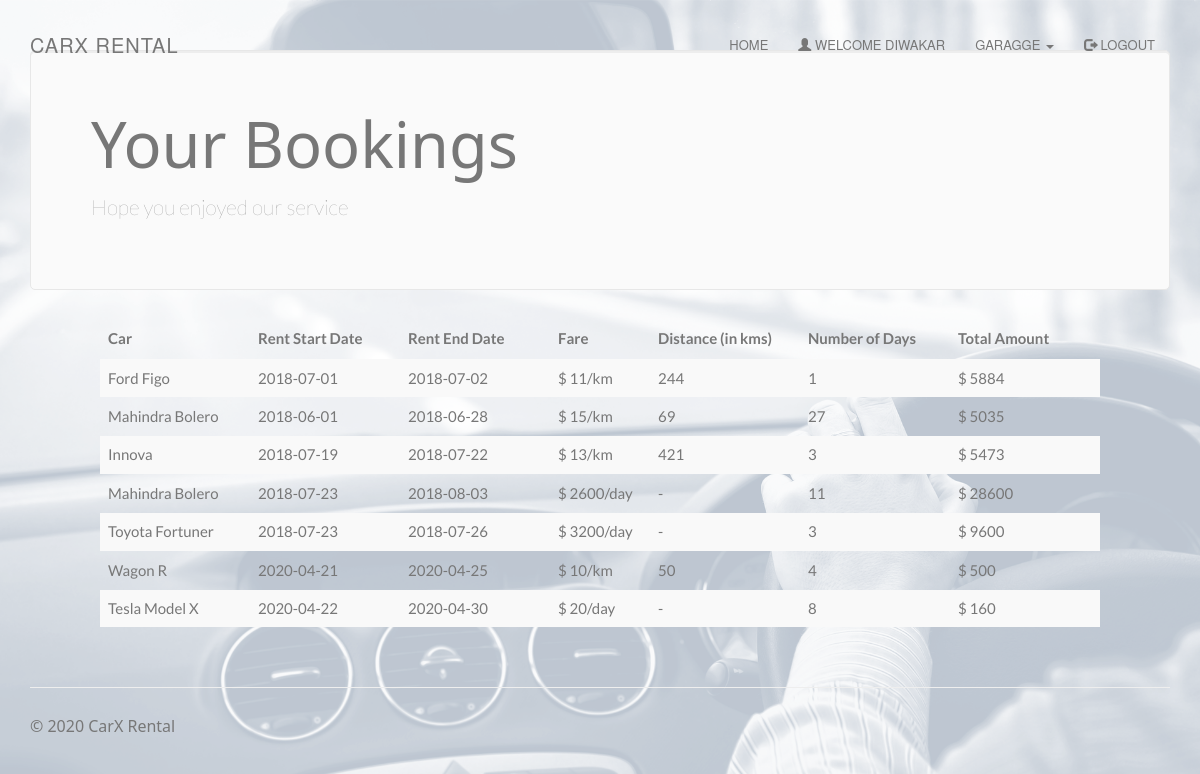
The page /mybookings.php (signed in) on the database its author committed.
### tables this page shows
CREATE TABLE `rentedcars` (
  `id` int(100) NOT NULL,
  `customer_username` varchar(50) NOT NULL,
  `car_id` int(20) NOT NULL,
  `driver_id` int(20) NOT NULL,
  `booking_date` date NOT NULL,
  `rent_start_date` date NOT NULL,
  `rent_end_date` date NOT NULL,
  `car_return_date` date DEFAULT NULL,
  `fare` double NOT NULL,
  `charge_type` varchar(25) NOT NULL DEFAULT 'days',
  `distance` double DEFAULT NULL,
  `no_of_days` int(50) DEFAULT NULL,
  `total_amount` double DEFAULT NULL,
  `return_status` varchar(10) NOT NULL
);

CREATE TABLE `cars` (
  `car_id` int(20) NOT NULL,
  `car_name` varchar(50) NOT NULL,
  `car_nameplate` varchar(50) NOT NULL,
  `car_img` varchar(50) DEFAULT 'NA',
  `ac_price` float NOT NULL,
  `non_ac_price` float NOT NULL,
  `ac_price_per_day` float NOT NULL,
  `non_ac_price_per_day` float NOT NULL,
  `car_availability` varchar(10) NOT NULL
);

### mybookings.php (the view, shortened to what this page needs)
<!DOCTYPE html>
<html>
<?php
$conn = Connect();
?>
<head>
<link rel="stylesheet" href="assets/bootstrap/css/bootstrap.min.css">
<link rel="stylesheet" href="assets/fonts/font-awesome.min.css">
    <link rel="stylesheet" href="assets/w3css/w3.css">
<link rel="stylesheet" type="text/css" href="assets/css/customerlogin.css">
<link rel="stylesheet" type="text/css" media="screen" href="assets/css/clientpage.css" />
<link rel="stylesheet" href="assets/css/user.css">
</head>
<body id="page-top" data-spy="scroll" data-target=".navbar-fixed-top">
    <nav class="navbar navbar-custom navbar-fixed-top" role="navigation">
        <div class="container">
            <div class="navbar-header">
                <a class="navbar-brand page-scroll" href="index.php">
                    CARX RENTAL </a>
            </div>
            <?php
                if(isset($_SESSION['login_client'])){
            ?>
            <div class="collapse navbar-collapse navbar-right navbar-main-collapse">
                <ul class="nav navbar-nav">
                    <li>
                        <a href="index.php">Home</a>
                    </li>
                    <li>
                        <a href="#"><span class="glyphicon glyphicon-user"></span> Welcome <?php echo $_SESSION['login_client']; ?></a>
                    </li>
                    <li>
                    <ul class="nav navbar-nav navbar-right">
            <li><a href="#" class="dropdown-toggle active" data-toggle="dropdown" role="button" aria-haspopup="true" aria-expanded="false"><span class="glyphicon glyphicon-user"></span> Control Panel <span class="caret"></span> </a>
                <ul class="dropdown-menu">
              <li> <a href="entercar.php">Add Car</a></li>
              <li> <a href="enterdriver.php"> Add Driver</a></li>
              <li> <a href="clientview.php">View</a></li>
            </ul>
            </li>
          </ul>
                    </li>
                    <li>
                        <a href="logout.php"><span class="glyphicon glyphicon-log-out"></span> Logout</a>
                    </li>
                </ul>
            </div>
            <?php
                }
                else if (isset($_SESSION['login_customer'])){
            ?>
            <div class="collapse navbar-collapse navbar-right navbar-main-collapse">
                <ul class="nav navbar-nav">
                    <li>
                        <a href="index.php">Home</a>
                    </li>
                    <li>
                        <a href="#"><span class="glyphicon glyphicon-user"></span> Welcome <?php echo $_SESSION['login_customer']; ?></a>
                    </li>
                    <ul class="nav navbar-nav">
            <li><a href="#" class="dropdown-toggle active" data-toggle="dropdown" role="button" aria-haspopup="true" aria-expanded="false"> Garagge <span class="caret"></span> </a>
            </li>
          </ul>
                    <li>
                        <a href="logout.php"><span class="glyphicon glyphicon-log-out"></span> Logout</a>
                    </li>
                </ul>
            </div>
                <?php   }
                ?>
        </div>
    </nav>
<?php $login_customer = $_SESSION['login_customer'];
    $sql1 = "SELECT * FROM rentedcars rc, cars c
    WHERE rc.customer_username='$login_customer' AND c.car_id=rc.car_id AND rc.return_status='R'";
    $result1 = $conn->query($sql1);
    if (mysqli_num_rows($result1) > 0) {
?>
<div class="container">
      <div class="jumbotron">
        <h1>Your Bookings</h1>
        <p> Hope you enjoyed our service </p>
      </div>
    </div>
    <div class="table-responsive" style="padding-left: 100px; padding-right: 100px;" >
<table class="table table-striped">
  <thead class="thead-dark">
<tr>
<th width="15%">Car</th>
<th width="15%">Rent Start Date</th>
<th width="15%">Rent End Date</th>
<th width="10%">Fare</th>
<th width="15%">Distance (in kms)</th>
<th width="15%">Number of Days</th>
<th width="15%">Total Amount</th>
</tr>
</thead>
<?php
        while($row = mysqli_fetch_assoc($result1)) {
?>
<tr>
<td><?php echo $row["car_name"]; ?></td>
<td><?php echo $row["rent_start_date"] ?></td>
<td><?php echo $row["rent_end_date"]; ?></td>
<td>$ <?php
            if($row["charge_type"] == "days"){
                    echo ($row["fare"] . "/day");
                } else {
                    echo ($row["fare"] . "/km");
                }
            ?></td>
<td><?php  if($row["charge_type"] == "days"){
                    echo ("-");
                } else {
                    echo ($row["distance"]);
                } ?></td>
<td><?php echo $row["no_of_days"]; ?> </td>
<td>$ <?php echo $row["total_amount"]; ?></td>
</tr>
<?php        } ?>
                </table>
                </div>
            <?php
        } ?>
</body>
<footer class="site-footer">
        <div class="container">
            <hr>
            <div class="row">
                <div class="col-sm-6">
                    <h5>© 2020 CarX Rental</h5>
                </div>
            </div>
        </div>
    </footer>
</html>

### assets/w3css/w3.css (style rules this page uses)
*,*:before,*:after { box-sizing:inherit }
html { -ms-text-size-adjust:100%;-webkit-text-size-adjust:100% }
body { margin:0 }
article,aside,details,figcaption,figure,footer,header,main,menu,nav,section,summary { display:block }
a { background-color:transparent;-webkit-text-decoration-skip:objects }
hr { box-sizing:content-box;height:0;overflow:visible }
html,body { font-family:Verdana,sans-serif;font-size:15px;line-height:1.5 }
html { overflow-x:hidden }
h1 { font-size:36px }
h5 { font-size:18px }
h1,h2,h3,h4,h5,h6 { font-family:"Segoe UI",Arial,sans-serif;font-weight:400;margin:10px 0 }
hr { border:0;border-top:1px solid #eee;margin:20px 0 }
a { color:inherit }

### assets/css/customerlogin.css (style rules this page uses)
body, html { height: 100%; }
body { padding-top: 50px; background: url("../../assets/img/forcustomer.png"); background-size: 100%; }
footer { display: block; }

### assets/css/user.css (style rules this page uses)
body, html { height: 100%; margin: 0; font: 400 15px/1.8 "Lato", sans-serif; color: #777; }
.navbar-custom { margin-bottom: 0; border-bottom: 1px solid rgba(255, 255, 255, .3); text-transform: uppercase; font-family: Montserrat, "Helvetica Neue", Helvetica, Arial, sans-serif; background-color: white; }
.navbar-custom .navbar-brand { font-size: 20px; text-transform: none; letter-spacing: 1px; }
.navbar-custom .nav li a { -webkit-transition: background .3s ease-in-out; -moz-transition: background .3s ease-in-out; transition: background .3s ease-in-out; }
@media (min-width:768px) { .navbar-custom { padding: 20px 0; border-bottom: 0; font-size: 13px; background: 0 0; -webkit-transition: background .5s ease-in-out, padding .5s ease-in-out; -moz-transition: background .5s ease-in-out, padding .5s ease-in-out; transition: background .5s ease-in-out, padding .5s ease-in-out; } }
.site-footer { padding: 20px 0; text-align: center; }
@media (min-width:768px) { .site-footer h5 { text-align: left; } }
.site-footer h5 { color: inherit; font-size: 16px; }

### rows shown on the page
rentedcars: car.car_name "Ford Figo", rent_start_date "2018-07-01", rent_end_date "2018-07-02", fare "11", distance "244", no_of_days "1", total_amount "5884"
rentedcars: car.car_name "Mahindra Bolero", rent_start_date "2018-06-01", rent_end_date "2018-06-28", fare "15", distance "69", no_of_days "27", total_amount "5035"
rentedcars: car.car_name "Innova", rent_start_date "2018-07-19", rent_end_date "2018-07-22", fare "13", distance "421", no_of_days "3", total_amount "5473"
rentedcars: car.car_name "Mahindra Bolero", rent_start_date "2018-07-23", rent_end_date "2018-08-03", fare "2600", no_of_days "11", total_amount "28600"
rentedcars: car.car_name "Toyota Fortuner", rent_start_date "2018-07-23", rent_end_date "2018-07-26", fare "3200", no_of_days "3", total_amount "9600"
rentedcars: car.car_name "Wagon R", rent_start_date "2020-04-21", rent_end_date "2020-04-25", fare "10", distance "50", no_of_days "4", total_amount "500"
rentedcars: car.car_name "Tesla Model X", rent_start_date "2020-04-22", rent_end_date "2020-04-30", fare "20", no_of_days "8", total_amount "160"

### other values the page prints
$_SESSION['login_customer'] "DIWAKAR"
